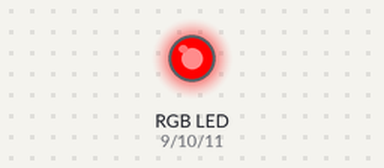
Simulated run of this sketch. Board: Arduino Uno, built with avr-gcc and run on an emulated ATmega328P. On the bench: an RGB LED mixed from three pins (HIGH = lit). Dim RGB values are drawn brighter than linear.

Above: at 0.05 s.
At 1.05 s:
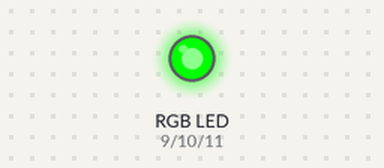
At 2.05 s:
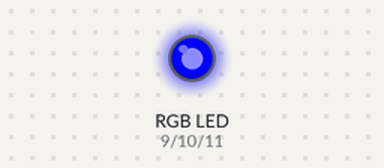
At 4.0 s:
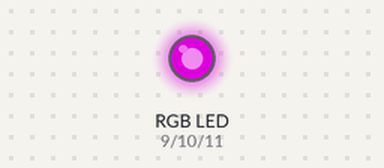
Timing chart, 0 to 5.2 s (numbered marks = the images above):
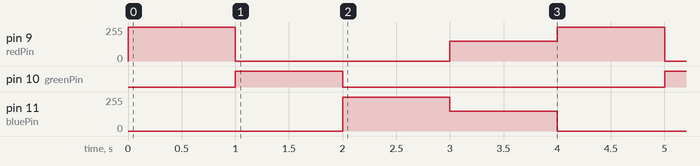

The sketch:

RGB_Check.ino
```cpp
/*
 * RGB led check
 */

//RGB led -> 3 pins
int redPin = 9;
int greenPin = 10;
int bluePin = 11;

void setup() {
  // put your setup code here, to run once:
  Serial.println("Color show");

  //RGB
  pinMode(redPin, OUTPUT);
  pinMode(greenPin, OUTPUT);
  pinMode(bluePin, OUTPUT);

}

void setColor(int red, int green, int blue)
{
  #ifdef COMMON_ANODE
    red = 255 - red;
    green = 255 - green;
    blue = 255 - blue;
  #endif
  analogWrite(redPin, red);
  analogWrite(greenPin, green);
  analogWrite(bluePin, blue);
}

void loop() {

 Serial.println("RED");
 setColor(255, 0, 0);
 delay(1000); //1 sec

 Serial.println("GREEN");
 setColor(0, 255, 0);
 delay(1000); //1 sec


 Serial.println("BLUE");
 setColor(0, 0, 255);
 delay(1000); //1 sec


 Serial.println("PURPLE");
 setColor(150, 0, 150);
 delay(1000); //1 sec

}
```

Measured:
- by itself, pin 9 (redPin): repeats every 4.0 s: 0/255 2.0 s, 150/255 1.0 s, 255/255 1.0 s
- by itself, pin 10 (greenPin): alternates HIGH for 1.0 s and LOW for 3.0 s
- by itself, pin 11 (bluePin): repeats every 4.0 s: 150/255 1.0 s, 0/255 2.0 s, 255/255 1.0 s
